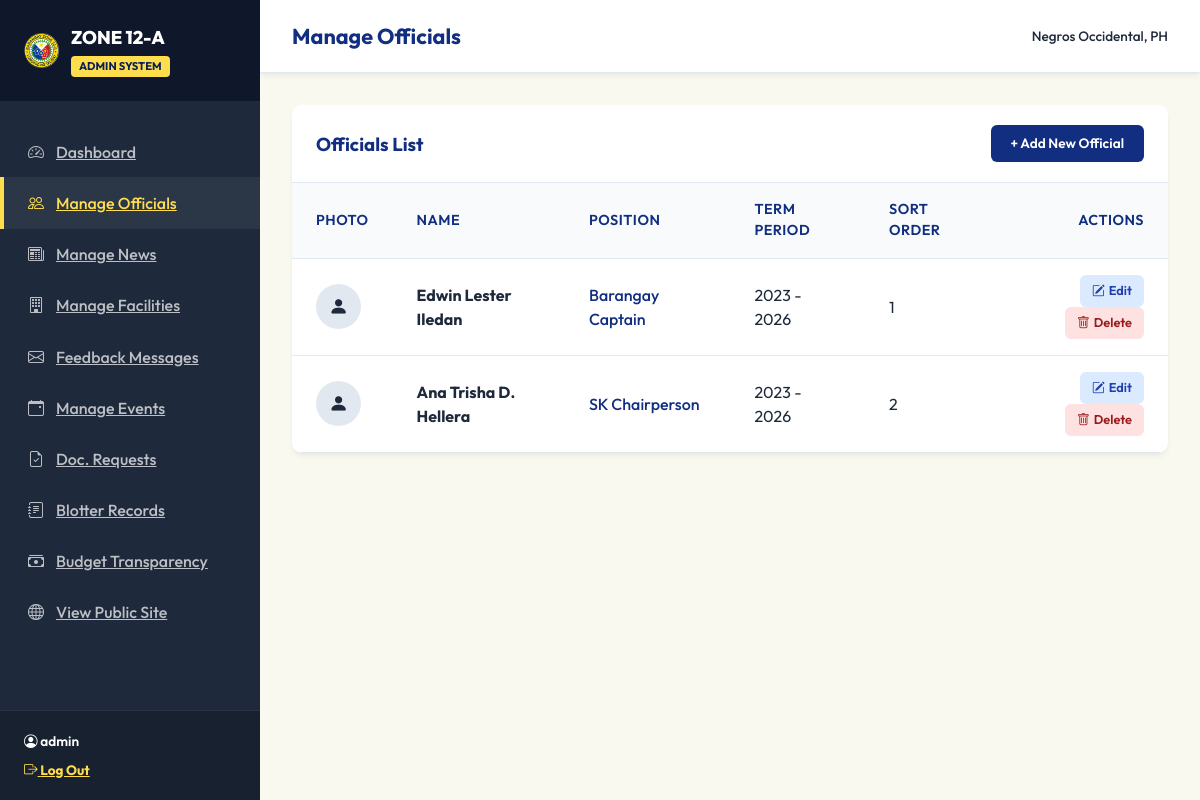
Page /admin/manage_officials.php (signed in) on the committed database.
### tables this page shows
CREATE TABLE `officials` (
  `id` INT AUTO_INCREMENT PRIMARY KEY,
  `name` VARCHAR(255) NOT NULL,
  `position` VARCHAR(255) NOT NULL,
  `term_start` INT NOT NULL,
  `term_end` INT NOT NULL,
  `photo` VARCHAR(255) DEFAULT NULL,
  `order_display` INT DEFAULT 0
);

### admin/manage_officials.php (the view, shortened to what this page needs)
<?php
require_once 'includes/admin_header.php';
$action = isset($_GET['action']) ? $_GET['action'] : 'list';
$id = isset($_GET['id']) ? filter_var($_GET['id'], FILTER_VALIDATE_INT) : null;
$official_data = null;
?>
<?php if ($action === 'add' || $action === 'edit'): ?>
    <div style="margin-bottom: 1.5rem;">
        <a href="manage_officials.php" class="btn-action btn-edit">← Back to List</a>
    </div>
    <div class="form-card">
        <h3 class="form-title"><?php echo $action === 'add' ? 'Add New Official' : 'Edit Official Details'; ?></h3>
        <form action="manage_officials.php?action=<?php echo $action; ?><?php echo $id ? '&id=' . $id : ''; ?>" method="POST" enctype="multipart/form-data">
            <?php if ($action === 'edit' && $official_data['photo']): ?>
                <input type="hidden" name="existing_photo" value="<?php echo htmlspecialchars($official_data['photo']); ?>">
            <?php endif; ?>
            <div class="form-grid">
                <div class="form-group form-grid-full">
                    <label for="name" class="form-label">Full Name</label>
                    <input type="text" name="name" id="name" class="form-control" placeholder="e.g. Juan Dela Cruz" value="<?php echo htmlspecialchars($official_data['name'] ?? ''); ?>" required>
                </div>
                <div class="form-group form-grid-full">
                    <label for="position" class="form-label">Barangay Position</label>
                    <input type="text" name="position" id="position" class="form-control" placeholder="e.g. Barangay Captain / Barangay Kagawad" value="<?php echo htmlspecialchars($official_data['position'] ?? ''); ?>" required>
                </div>
                <div class="form-group">
                    <label for="term_start" class="form-label">Term Start Year</label>
                    <input type="number" name="term_start" id="term_start" class="form-control" placeholder="2023" value="<?php echo htmlspecialchars($official_data['term_start'] ?? '2023'); ?>" required>
                </div>
                <div class="form-group">
                    <label for="term_end" class="form-label">Term End Year</label>
                    <input type="number" name="term_end" id="term_end" class="form-control" placeholder="2026" value="<?php echo htmlspecialchars($official_data['term_end'] ?? '2026'); ?>" required>
                </div>
                <div class="form-group">
                    <label for="order_display" class="form-label">Display Priority Order (Lowest first)</label>
                    <input type="number" name="order_display" id="order_display" class="form-control" placeholder="1" value="<?php echo htmlspecialchars($official_data['order_display'] ?? '0'); ?>">
                </div>
                <div class="form-group">
                    <label for="photo" class="form-label">Official Photo (Upload image)</label>
                    <input type="file" name="photo" id="photo" class="form-control">
                    <?php if ($action === 'edit' && $official_data['photo']): ?>
                        <div style="margin-top: 0.5rem; font-size: 0.85rem; color: var(--color-text-muted);">
                            Current image exists: <a href="../<?php echo $official_data['photo']; ?>" target="_blank">View Photo</a>
                        </div>
                    <?php endif; ?>
                </div>
            </div>
            <button type="submit" class="btn-action btn-add" style="margin-top: 1.5rem; font-size: 0.95rem; width: 100%; justify-content: center; border: none;">
                Save Official Record
            </button>
        </form>
    </div>
<?php else: ?>
    <div class="table-card">
        <div class="table-header">
            <h3 style="color: var(--color-primary);">Officials List</h3>
            <a href="manage_officials.php?action=add" class="btn-action btn-add">+ Add New Official</a>
        </div>
        <?php
        try {
            $stmt = $pdo->query("SELECT * FROM officials ORDER BY order_display ASC");
            $officials_list = $stmt->fetchAll();
        } catch (PDOException $e) {
            $officials_list = [];
        }
        ?>
        <?php if (!empty($officials_list)): ?>
            <table class="admin-table">
                <thead>
                    <tr>
                        <th>Photo</th>
                        <th>Name</th>
                        <th>Position</th>
                        <th>Term Period</th>
                        <th>Sort Order</th>
                        <th style="text-align: right;">Actions</th>
                    </tr>
                </thead>
                <tbody>
                    <?php foreach ($officials_list as $row): ?>
                        <tr>
                            <td>
                                <?php if ($row['photo']): ?>
                                    <img src="../<?php echo htmlspecialchars($row['photo']); ?>" alt="Profile" style="width: 45px; height: 45px; border-radius: 50%; object-fit: cover; border: 2px solid var(--color-accent);">
                                <?php else: ?>
                                    <div style="width: 45px; height: 45px; border-radius: 50%; background-color: var(--color-border); display: flex; align-items: center; justify-content: center; font-size: 1.2rem;"><i class="bi bi-person-fill" style="color: var(--color-text-muted);"></i></div>
                                <?php endif; ?>
                            </td>
                            <td><strong><?php echo htmlspecialchars($row['name']); ?></strong></td>
                            <td style="font-weight: 500; color: var(--color-primary);"><?php echo htmlspecialchars($row['position']); ?></td>
                            <td><?php echo htmlspecialchars($row['term_start']); ?> - <?php echo htmlspecialchars($row['term_end']); ?></td>
                            <td><?php echo htmlspecialchars($row['order_display']); ?></td>
                            <td style="text-align: right;">
                                <a href="manage_officials.php?action=edit&id=<?php echo $row['id']; ?>" class="btn-action btn-edit"><i class="bi bi-pencil-square"></i> Edit</a>
                                <a href="manage_officials.php?action=delete&id=<?php echo $row['id']; ?>" class="btn-action btn-delete" onclick="return confirm('Are you sure you want to delete this official record?');"><i class="bi bi-trash"></i> Delete</a>
                            </td>
                        </tr>
                    <?php endforeach; ?>
                </tbody>
            </table>
        <?php else: ?>
            <div style="padding: 3rem; text-align: center;" class="text-muted">
                No official listings in the database yet. Click "+ Add New Official" to begin.
            </div>
        <?php endif; ?>
    </div>
<?php endif; ?>
<?php
require_once 'includes/admin_footer.php';
?>

### admin/assets/admin_style.css (style rules this page uses)
:root { --color-primary: #112E81; --color-primary-dark: #0a1f5a; --color-accent: #FFDE4E; --color-bg-light: #FFFCE1; --color-bg-dark: #0f172a; --color-admin-sidebar: #1e293b; --color-card-bg: #ffffff; --color-text-dark: #1e293b; --color-text-light: #f8fafc; --color-border: #e2e8f0; --color-success: #10b981; --color-danger: #ef4444; --color-info: #3b82f6; --font-sans: 'Outfit', sans-serif; --transition: all 0.25s ease; --radius-md: 10px; --radius-sm: 6px; --shadow-md: 0 4px 6px -1px rgba(0, 0, 0, 0.05), 0 2px 4px -1px rgba(0, 0, 0, 0.03); }
*, *::before, *::after { box-sizing: border-box; margin: 0; padding: 0; }
body { font-family: var(--font-sans); background-color: var(--color-bg-light); color: var(--color-text-dark); line-height: 1.5; min-height: 100vh; }
.table-card { background-color: #ffffff; border-radius: var(--radius-md); box-shadow: var(--shadow-md); overflow: hidden; margin-bottom: 2rem; }
.table-header { padding: 1.25rem 1.5rem; background-color: #ffffff; border-bottom: 1px solid var(--color-border); display: flex; justify-content: space-between; align-items: center; }
.admin-table { width: 100%; border-collapse: collapse; text-align: left; }
.admin-table th, .admin-table td { padding: 1rem 1.5rem; border-bottom: 1px solid var(--color-border); vertical-align: middle; }
.admin-table th { background-color: #f8fafc; font-weight: 600; color: var(--color-primary); font-size: 0.9rem; text-transform: uppercase; letter-spacing: 0.5px; }
.btn-action { display: inline-flex; align-items: center; justify-content: center; padding: 0.4rem 0.75rem; border-radius: var(--radius-sm); font-size: 0.8rem; font-weight: 600; border: none; cursor: pointer; transition: var(--transition); text-decoration: none; gap: 0.25rem; }
.btn-edit { background-color: #dbeafe; color: #1e40af; }
.btn-delete { background-color: #fee2e2; color: #991b1b; }
.btn-add { background-color: var(--color-primary); color: #ffffff; padding: 0.5rem 1.25rem; border-radius: var(--radius-sm); font-size: 0.85rem; font-weight: 600; }
.table-card { background-color: #ffffff; border-radius: var(--radius-md); box-shadow: var(--shadow-md); overflow-x: auto; -webkit-overflow-scrolling: touch; margin-bottom: 2rem; }

### rows in the picture
officials: name "Edwin Lester Iledan", position "Barangay Captain", term_start "2023", term_end "2026", order_display "1"
officials: name "Ana Trisha D. Hellera", position "SK Chairperson", term_start "2023", term_end "2026", order_display "2"

### other values in the picture
$_SESSION['admin_username'] "admin"
$admin_title "Manage Officials"
